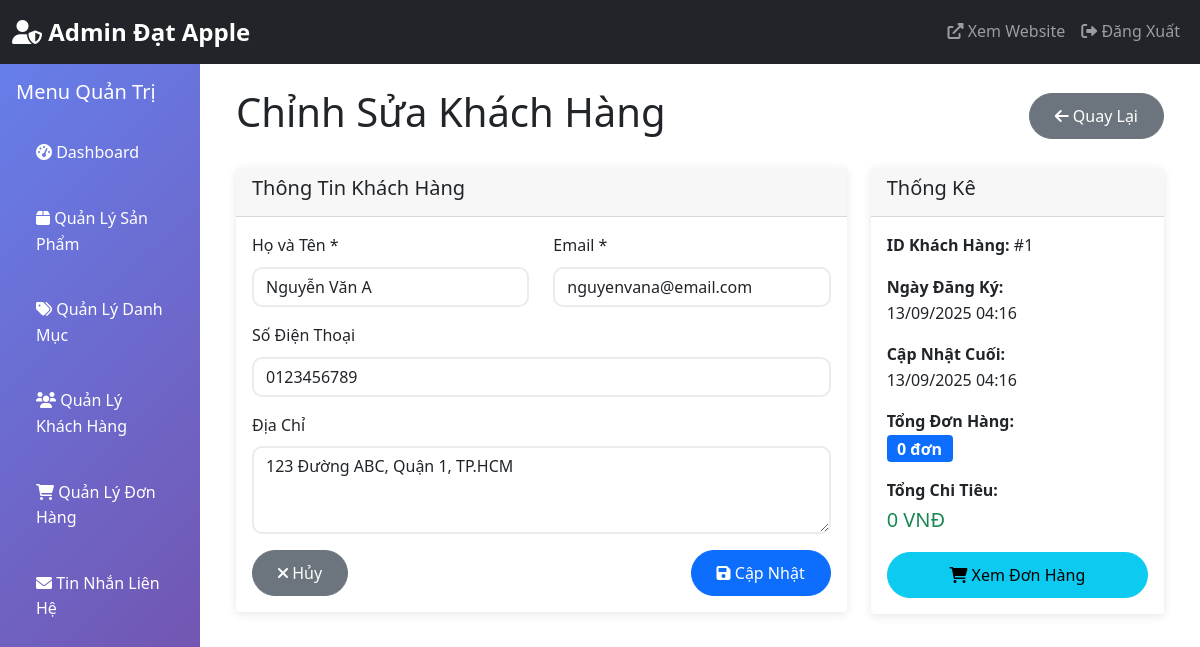
Screenshot of /admin/edit_customer.php?id=1 with the database file from the repository.
### tables this page shows
CREATE TABLE customers (
    id INT PRIMARY KEY AUTO_INCREMENT,
    name VARCHAR(100) NOT NULL,
    email VARCHAR(100) UNIQUE NOT NULL,
    phone VARCHAR(20),
    address TEXT,
    created_at TIMESTAMP DEFAULT CURRENT_TIMESTAMP,
    updated_at TIMESTAMP DEFAULT CURRENT_TIMESTAMP ON UPDATE CURRENT_TIMESTAMP
);

### admin/edit_customer.php (the view, shortened to what this page needs)
<?php
require_once '../config/database.php';
require_once 'includes/admin_header.php';
$customer_id = isset($_GET['id']) ? (int)$_GET['id'] : 0;
$stmt = $pdo->prepare("SELECT * FROM customers WHERE id = ?");
$stmt->execute([$customer_id]);
$customer = $stmt->fetch();
$stmt = $pdo->prepare("SELECT COUNT(*) as order_count, COALESCE(SUM(total_amount), 0) as total_spent FROM orders WHERE customer_id = ?");
$stmt->execute([$customer_id]);
$stats = $stmt->fetch();
?>
<div class="container-fluid">
    <div class="row">
        <div class="col-md-2 p-0">
            <?php include 'includes/sidebar.php'; ?>
        </div>
        <div class="col-md-10">
            <div class="p-4">
                <div class="d-flex justify-content-between align-items-center mb-4">
                    <h1>Chỉnh Sửa Khách Hàng</h1>
                    <a href="customers.php" class="btn btn-secondary">
                        <i class="fas fa-arrow-left"></i> Quay Lại
                    </a>
                </div>
                <div class="row">
                    <div class="col-md-8">
                        <div class="card">
                            <div class="card-header">
                                <h5>Thông Tin Khách Hàng</h5>
                            </div>
                            <div class="card-body">
                                <form method="POST" class="needs-validation" novalidate>
                                    <div class="row">
                                        <div class="col-md-6">
                                            <div class="mb-3">
                                                <label for="name" class="form-label">Họ và Tên *</label>
                                                <input type="text" class="form-control" id="name" name="name"
                                                       value="<?php echo htmlspecialchars($customer['name']); ?>" required>
                                            </div>
                                        </div>
                                        <div class="col-md-6">
                                            <div class="mb-3">
                                                <label for="email" class="form-label">Email *</label>
                                                <input type="email" class="form-control" id="email" name="email"
                                                       value="<?php echo htmlspecialchars($customer['email']); ?>" required>
                                            </div>
                                        </div>
                                    </div>
                                    <div class="mb-3">
                                        <label for="phone" class="form-label">Số Điện Thoại</label>
                                        <input type="tel" class="form-control" id="phone" name="phone"
                                               value="<?php echo htmlspecialchars($customer['phone']); ?>">
                                    </div>
                                    <div class="mb-3">
                                        <label for="address" class="form-label">Địa Chỉ</label>
                                        <textarea class="form-control" id="address" name="address" rows="3"><?php echo htmlspecialchars($customer['address']); ?></textarea>
                                    </div>
                                    <div class="d-flex justify-content-between">
                                        <a href="customers.php" class="btn btn-secondary">
                                            <i class="fas fa-times"></i> Hủy
                                        </a>
                                        <button type="submit" class="btn btn-primary">
                                            <i class="fas fa-save"></i> Cập Nhật
                                        </button>
                                    </div>
                                </form>
                            </div>
                        </div>
                    </div>
                    <div class="col-md-4">
                        <div class="card">
                            <div class="card-header">
                                <h5>Thống Kê</h5>
                            </div>
                            <div class="card-body">
                                <div class="mb-3">
                                    <strong>ID Khách Hàng:</strong> #<?php echo $customer['id']; ?>
                                </div>
                                <div class="mb-3">
                                    <strong>Ngày Đăng Ký:</strong><br>
                                    <?php echo date('d/m/Y H:i', strtotime($customer['created_at'])); ?>
                                </div>
                                <div class="mb-3">
                                    <strong>Cập Nhật Cuối:</strong><br>
                                    <?php echo date('d/m/Y H:i', strtotime($customer['updated_at'])); ?>
                                </div>
                                <div class="mb-3">
                                    <strong>Tổng Đơn Hàng:</strong><br>
                                    <span class="badge bg-primary fs-6"><?php echo $stats['order_count']; ?> đơn</span>
                                </div>
                                <div class="mb-3">
                                    <strong>Tổng Chi Tiêu:</strong><br>
                                    <span class="text-success fs-5"><?php echo number_format($stats['total_spent']); ?> VNĐ</span>
                                </div>
                                <div class="d-grid">
                                    <a href="customer_orders.php?id=<?php echo $customer['id']; ?>" class="btn btn-info">
                                        <i class="fas fa-shopping-cart"></i> Xem Đơn Hàng
                                    </a>
                                </div>
                            </div>
                        </div>
                    </div>
                </div>
            </div>
        </div>
    </div>
</div>
<?php require_once 'includes/admin_footer.php'; ?>

### assets/css/style.css (style rules this page uses)
body { font-family: 'Segoe UI', Tahoma, Geneva, Verdana, sans-serif; line-height: 1.6; }
.card { transition: transform 0.3s ease, box-shadow 0.3s ease; border: none; box-shadow: 0 2px 10px rgba(0,0,0,0.1); }
.btn { border-radius: 25px; padding: 10px 25px; transition: all 0.3s ease; }
.form-control { border-radius: 10px; border: 2px solid #e9ecef; transition: border-color 0.3s ease; }

### rows the page displays
customers: name "Nguyễn Văn A", email "nguyenvana@email.com", phone "0123456789", address "123 Đường ABC, Quận 1, TP.HCM", id "1", created_at "13/09/2025 04:16", updated_at "13/09/2025 04:16"

### other values shown
$stats['order_count'] "0"
$stats['total_spent'] "0"
